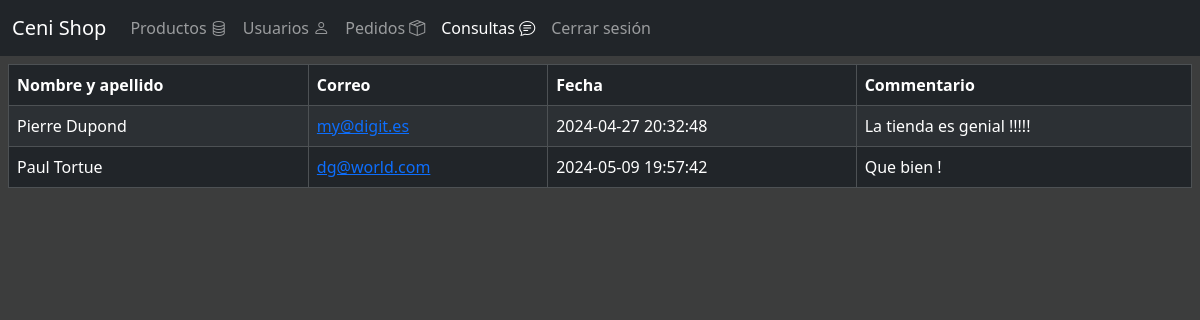
The page /php/consultas.php (signed in) on the database its author committed.
### tables this page shows
CREATE TABLE `com_contacto` (
  `id` int(11) NOT NULL AUTO_INCREMENT COMMENT 'Primary Key',
  `nombre` varchar(255) NOT NULL,
  `apellido` varchar(255) NOT NULL,
  `correo` varchar(255) NOT NULL,
  `comentario` varchar(1000) NOT NULL,
  `fecha` timestamp NULL DEFAULT current_timestamp(),
  PRIMARY KEY (`id`)
);

### php/funcion/baseDatos.php (called while the page is built, shortened)
<?php
function conectar() {
    $hostname = "localhost";
    $username = "root";
    $password = "root";
    $database = "daw";
    $bbdd = mysqli_connect($hostname, $username, $password, $database);
    $bbdd->set_charset("utf8mb4");
    return $bbdd;
}
function obtenerCom() {
    $bbdd = conectar();
    $consulta = "SELECT id, nombre, apellido, correo, fecha, comentario FROM com_contacto";
    $resultado = mysqli_query($bbdd,$consulta);
    return $resultado;
}
?>

### php/consultas.php (the view, shortened to what this page needs)
<!DOCTYPE html>
<html data-bs-theme="light" lang="es">
<head>
</head>
<body>
    <div class="m-2">
        <table class="table table-dark table-striped table-bordered">
            <thead>
                <tr>
                    <th>Nombre y apellido</th>
                    <th>Correo</th>
                    <th>Fecha</th>
                    <th>Commentario</th>
                </tr>
            </thead>
            <tbody>
                <?php
                require_once('./funcion/baseDatos.php');
                $resultados = obtenerCom()  ;
                while ($fila = mysqli_fetch_row($resultados)) {
                    echo "<tr>";
                    echo "<td>$fila[1] $fila[2]</td>";
                    echo "<td><a href='mailto:$fila[3]'>$fila[3]</a></td>";
                    echo "<td>".$fila[4]."</td>";
                    echo "<td>".$fila[5]."</td>";
                    echo "</tr>" ;
                 } ?>
            </tbody>
        </table>
    </div>
</body>
</html>

### php/css/common.css (style rules this page uses)
body, .color-body { background-color:rgb(60, 61, 61); }

### rows shown on the page
com_contacto: nombre "Pierre", apellido "Dupond", correo "my@digit.es", fecha "2024-04-27 20:32:48", comentario "La tienda es genial !!!!!"
com_contacto: nombre "Paul", apellido "Tortue", correo "dg@world.com", fecha "2024-05-09 19:57:42", comentario "Que bien !"
